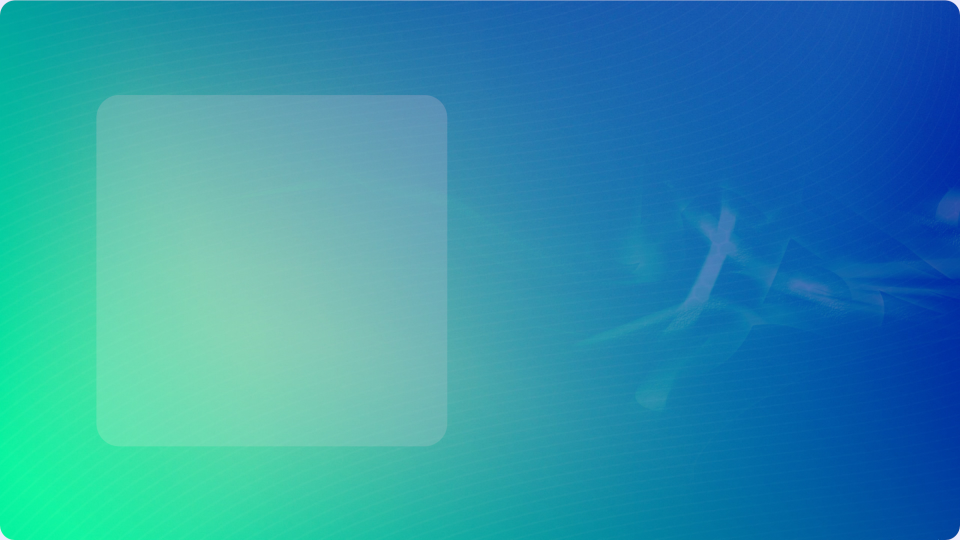
#> input picture build/scripts/bg2_combined2.jpg, 1920 x 1080 px, found by its file name (shown at 1/2 size)
$ python apply_background_2part.py bg2_combined2.jpg bg2_combined2.jpg
#> lines starting #> are read from the running program, lines starting #| are printed output that depends on the picture; after the words box and inside, x2 and y2 are one past the last pixel; in counts of white or black regions, pixels touching at a corner belong together
#!/usr/bin/env python3
# -*- coding: utf-8 -*-
"""
Created on Thu May 11 09:00:22 2023

@author: v
"""
import itertools
# import matplotlib.pyplot as plt
import numpy as np
import cv2
import os
import sys

vp1 = sys.argv[1] # '/media/v/SSD1TB/dataset/demo/output/20/BFMmm-19830.cfg9.global4.curt/aretha_cut_3D_sm.avi'
op  = sys.argv[2] # '/media/v/SSD1TB/dataset/demo/output/20/BFMmm-19830.cfg9.global4.curt/aretha_cut_3D_sm.avi'
temp_op = op.replace('.mp4', 'tmp.mp4')

def rounded_rectangle(src, top_left, bottom_right, radius=1, color=255, thickness=1, line_type=cv2.LINE_AA):

    #  corners:
    #  p1 - p2
    #  |     |
    #  p4 - p3

#> called with top_left = (0, 0), bottom_right = (1080, 1080), radius = 0.1, color = (255, 255, 255), thickness = -1, line_type = 16
    p1 = top_left
    p2 = (bottom_right[1], top_left[1])
    p3 = (bottom_right[1], bottom_right[0])
    p4 = (top_left[0], bottom_right[0])

    height = abs(bottom_right[0] - top_left[1])

    if radius > 1:
        radius = 1

    corner_radius = int(radius * (height/2))

    if thickness < 0:

        #big rect
        top_left_main_rect = (int(p1[0] + corner_radius), int(p1[1]))
        bottom_right_main_rect = (int(p3[0] - corner_radius), int(p3[1]))

        top_left_rect_left = (p1[0], p1[1] + corner_radius)
        bottom_right_rect_left = (p4[0] + corner_radius, p4[1] - corner_radius)

        top_left_rect_right = (p2[0] - corner_radius, p2[1] + corner_radius)
        bottom_right_rect_right = (p3[0], p3[1] - corner_radius)

        all_rects = [
        [top_left_main_rect, bottom_right_main_rect],
        [top_left_rect_left, bottom_right_rect_left],
        [top_left_rect_right, bottom_right_rect_right]]

        [cv2.rectangle(src, rect[0], rect[1], color, thickness) for rect in all_rects]
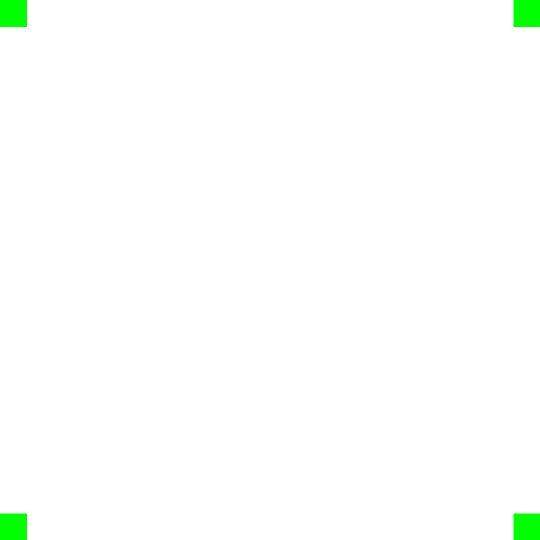
#> src: shape (1080, 1080, 3) float64 (shown at 1/2 size); mean of channels 0, 1, 2 252.5, 255, 252.5; drawn as B, G, R

    # draw straight lines
    cv2.line(src, (p1[0] + corner_radius, p1[1]), (p2[0] - corner_radius, p2[1]), color, abs(thickness), line_type)
    cv2.line(src, (p2[0], p2[1] + corner_radius), (p3[0], p3[1] - corner_radius), color, abs(thickness), line_type)
    cv2.line(src, (p3[0] - corner_radius, p4[1]), (p4[0] + corner_radius, p3[1]), color, abs(thickness), line_type)
    cv2.line(src, (p4[0], p4[1] - corner_radius), (p1[0], p1[1] + corner_radius), color, abs(thickness), line_type)

    # draw arcs
    cv2.ellipse(src, (p1[0] + corner_radius, p1[1] + corner_radius), (corner_radius, corner_radius), 180.0, 0, 90, color ,thickness, line_type)
    cv2.ellipse(src, (p2[0] - corner_radius, p2[1] + corner_radius), (corner_radius, corner_radius), 270.0, 0, 90, color , thickness, line_type)
    cv2.ellipse(src, (p3[0] - corner_radius, p3[1] - corner_radius), (corner_radius, corner_radius), 0.0, 0, 90,   color , thickness, line_type)
    cv2.ellipse(src, (p4[0] + corner_radius, p4[1] - corner_radius), (corner_radius, corner_radius), 90.0, 0, 90,  color , thickness, line_type)

    return src


top_left = (0, 0)
bottom_right = (1080, 1080)
color = (255, 255, 255)
image_size = (1080, 1080, 3)
img = np.zeros(image_size)
img[:,:,1] = 255
img = rounded_rectangle(img, top_left, bottom_right, color=color, radius=0.1, thickness=-1)
"""
cv2.imshow('rounded_rect', img)
cv2.waitKey(0)
cv2.destroyAllWindows()
"""
px = []
py = []
for i in range(img.shape[0]):
    for j in range(img.shape[1]):
        if img[i,j,0] == 0:
            py.append(i)
            px.append(j)
#> after the loop, py = 2394 values from 0 to 1079

# bgim = cv2.imread('/home/v/Downloads/hand-painted-watercolor-pastel-sky-background/5183000.jpg')
bgim = cv2.imread('scripts/bg2_combined2.jpg')
#> bgim is the input picture: shape (1080, 1920, 3); mean B, G, R 171.9, 147.1, 47.5
bgim = cv2.resize(bgim, (1920, 1080))

def convert_bg_to_white(I):

    u_green = np.array([111, 255, 111])
    l_green = np.array([0, 160, 0])

    mask = cv2.inRange(I, l_green, u_green)
    res = cv2.bitwise_and(I, I, mask = mask)

    f = I - res
    f[:,:,0] = np.where(mask == 255, bgim[:,:,0], f[:,:,0])
    f[:,:,1] = np.where(mask == 255, bgim[:,:,1], f[:,:,1])
    f[:,:,2] = np.where(mask == 255, bgim[:,:,2], f[:,:,2])
    return f


def paint_edges_green(I, px, py):
    for i in range(len(px)):
        I[py[i], px[i], :] = (0,255,0)
    return I


cap1 = cv2.VideoCapture(vp1)

fps = cap1.get(cv2.CAP_PROP_FPS)
fourcc = cv2.VideoWriter_fourcc(*'mp4v') # or 'XVID', 'MJPG', etc.
out = cv2.VideoWriter(temp_op, fourcc, fps, (1920, 1080))

gif_fp = op.replace('.mp4', '.gif')
gif_frames = []
# out2 = cv2.VideoWriter(op.replace('.mp4', '_480.mp4'), fourcc, fps, (480, 270))

idx = 0
while cap1.isOpened():# and cap2.isOpened():
    ret1, frame1 = cap1.read()
    # ret2, frame2 = cap2.read()
    idx += 1

    if not ret1:
        break

    face = frame1[:1080, :1080, :]
    rec1 = frame1[:1080, 1080+140:1920+140, :]
    rec1[:100,:,:] = (0,255,0)
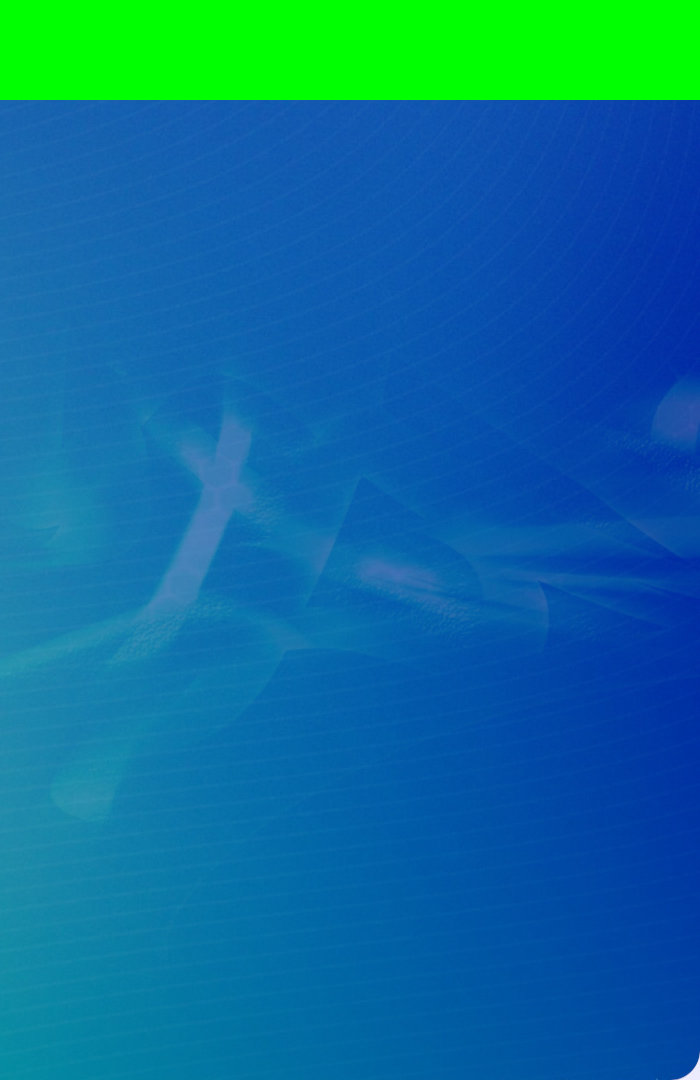
#> rec1: shape (1080, 700, 3); mean B, G, R 154.3, 110.8, 10
    rec1 = cv2.resize(rec1, None, fx=0.7, fy=0.7)
#> rec1: shape (756, 490, 3)
    # rec1 = convert_bg_to_white(rec1)
    # rec1 = frame1[:1080, 2260:-100, :]
    # rec2 = frame1[:1080, 2260:-100:, :]

    face = paint_edges_green(face, px, py)
    comb = np.zeros((1080, 1920, 3), dtype=face.dtype) # np.concatenate((face,rec1), axis=1)
    comb[:,:,:] = (0,255,0)

    size = 665
    offs = int((1080-size)/2)
    offx = 214
    face_resized = cv2.resize(face, (size, size))
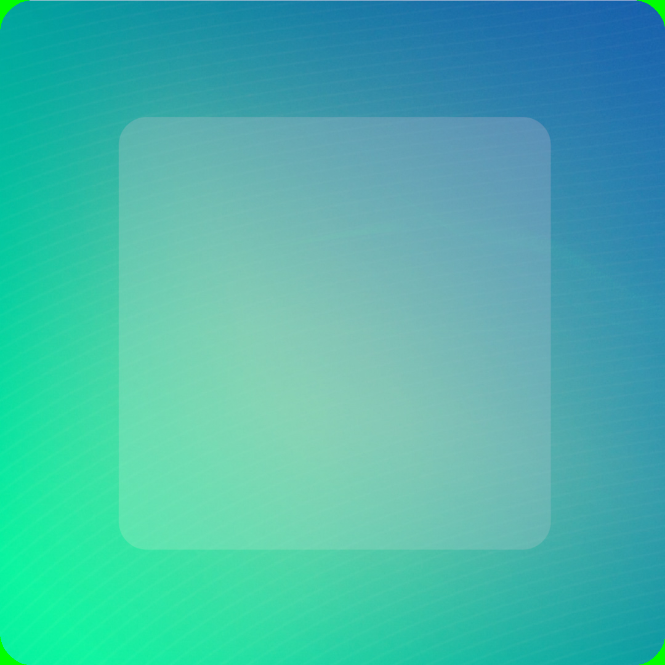
#> face_resized: shape (665, 665, 3); mean B, G, R 172.2, 182.8, 72.2
    comb[offs:size+offs,offx:size+offx,:] = face_resized

    offrx = 1080
    offry = 150

    comb[offry:offry+rec1.shape[0],offrx:offrx+rec1.shape[1],:] = rec1
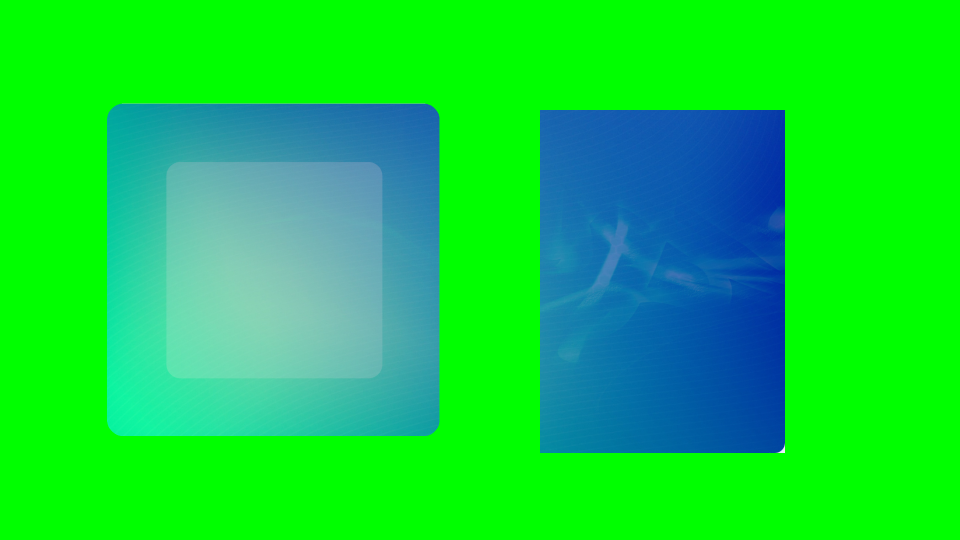
#> comb: shape (1080, 1920, 3) (shown at 1/2 size); mean B, G, R 64.3, 213.8, 17.2
    comb = convert_bg_to_white(comb)
#> in convert_bg_to_white, `mask = cv2.inRange(I, l_green, u_green)`:
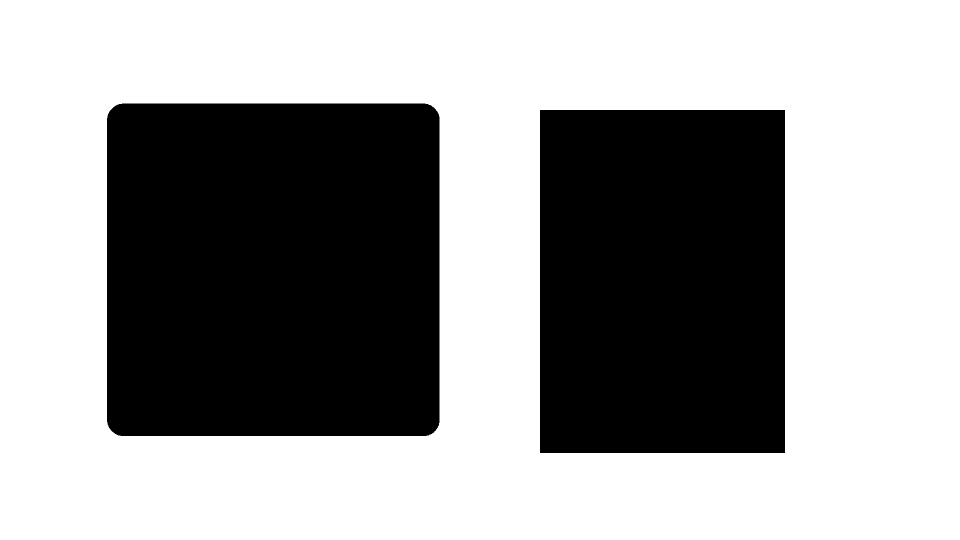
#> mask: shape (1080, 1920) (shown at 1/2 size); 62.5% white; 2 black regions, box (x1, y1, x2, y2) and area: (214, 207, 879, 872) 441294, (1080, 220, 1570, 906) 336140
#> in convert_bg_to_white, `res = cv2.bitwise_and(I, I, mask = mask)`:
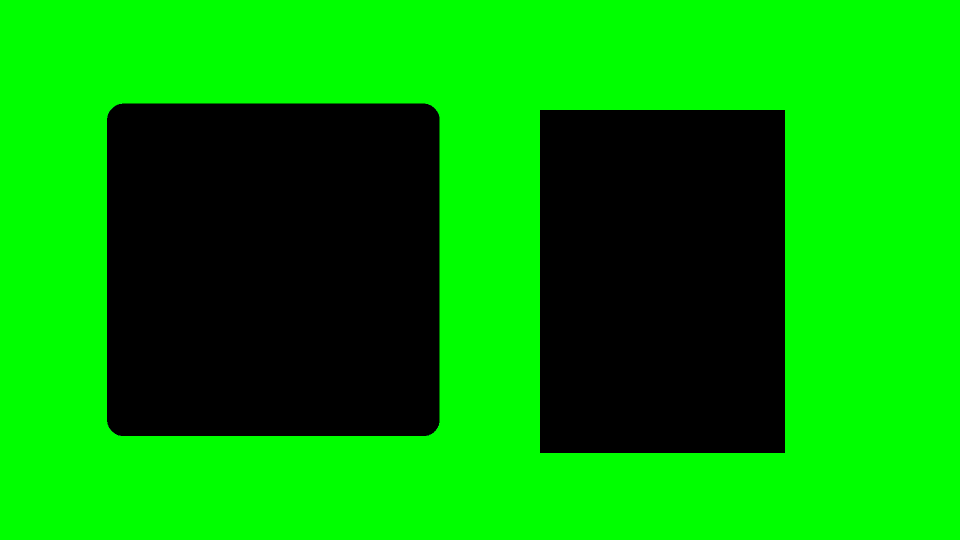
#> res: shape (1080, 1920, 3) (shown at 1/2 size); mean B, G, R 0, 159.4, 0
    out.write(comb)

    comb = cv2.resize(comb, (480, 270))
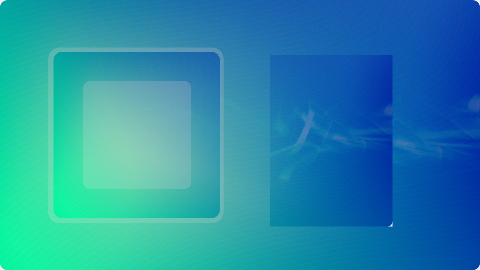
#> comb: shape (270, 480, 3); mean B, G, R 169.7, 140.9, 36.1
    gif_frames.append(comb)

    # if idx == 80:
    #     break
    # out2.write(comb)


cap1.release()
out.release()
# out2.release()
# imageio.mimsave(gif_fp, gif_frames, 'GIF', duration=30)

# Close all windows
cv2.destroyAllWindows()

os.system('ffmpeg -i %s %s 2> /dev/null' % (temp_op, op))
os.system('rm %s' % temp_op)
